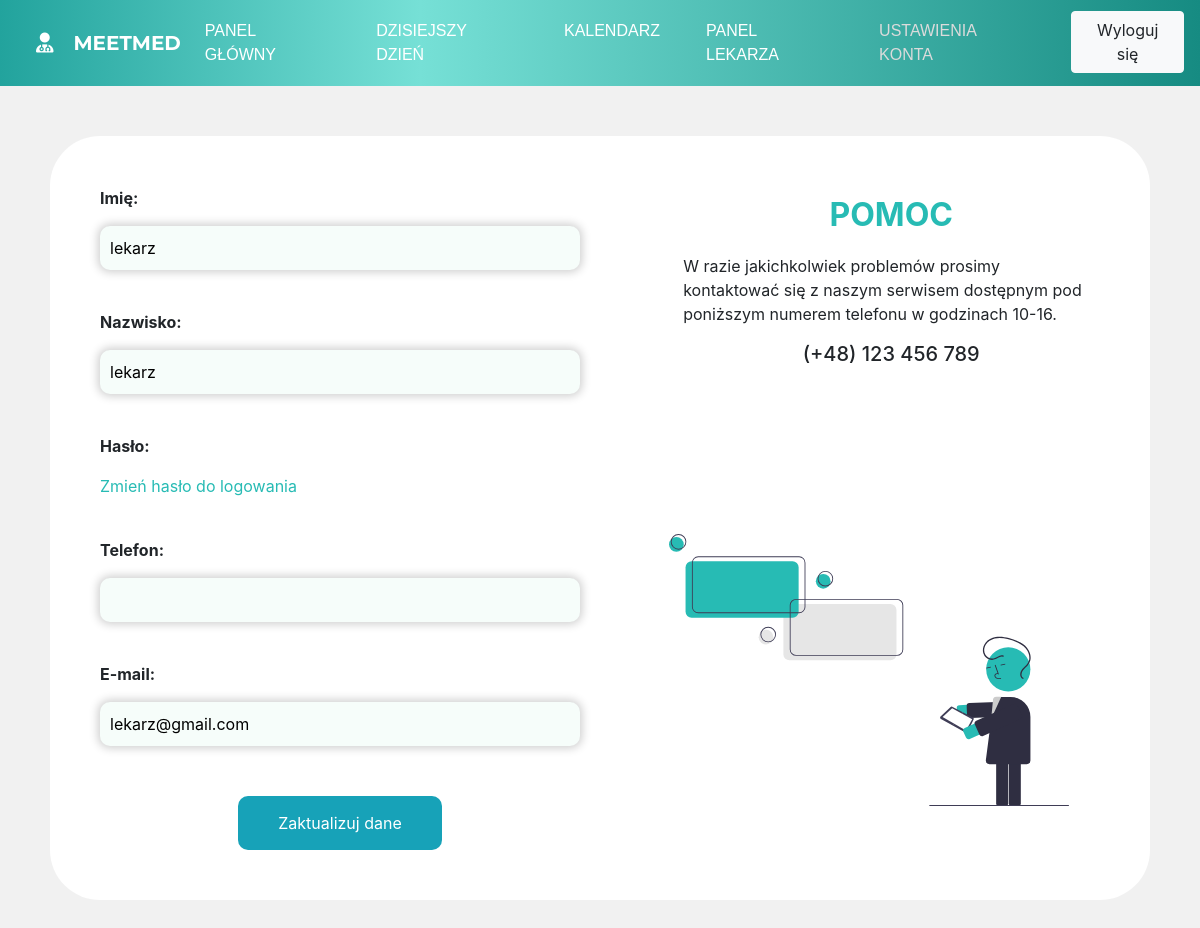
/account/settings (signed in), run on an earlier commit of the app's database.
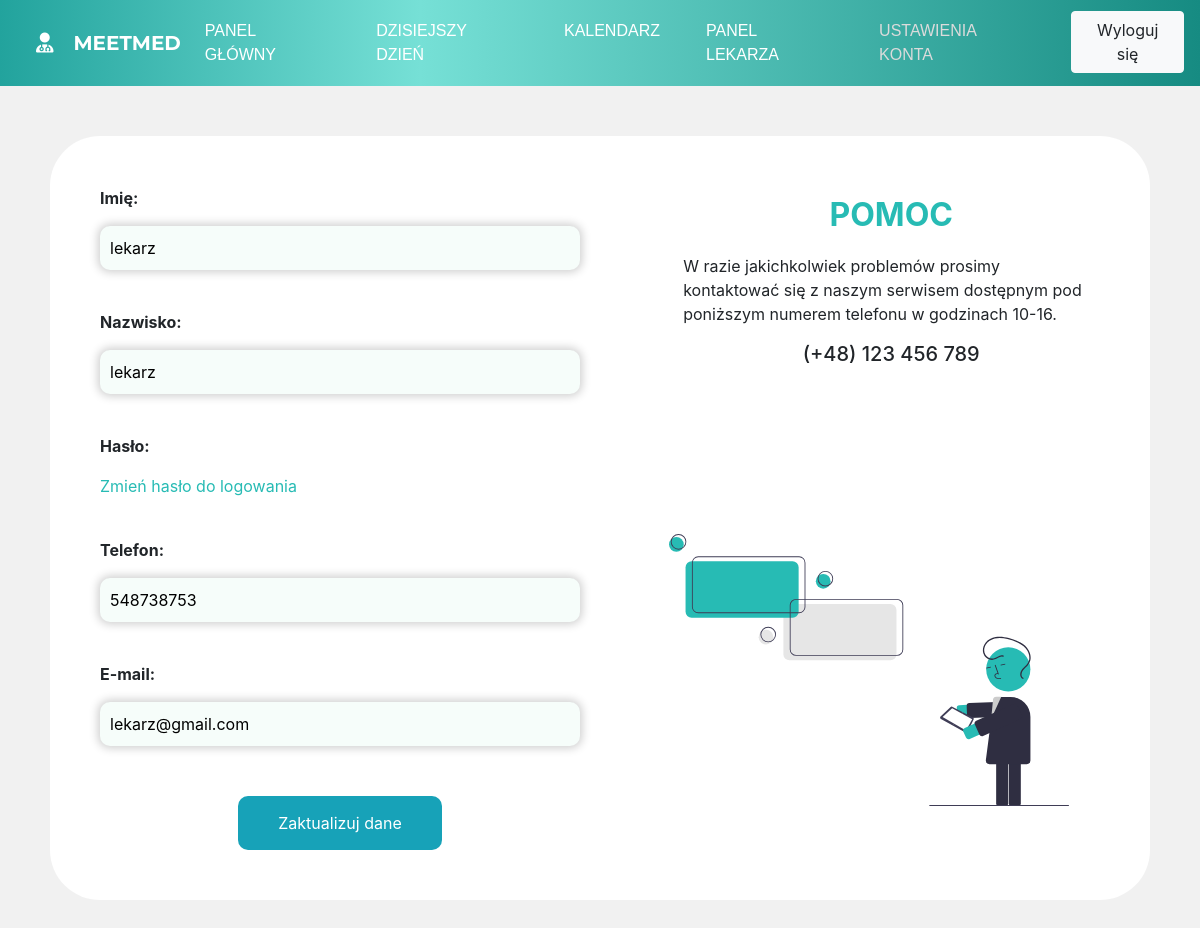
And on a later commit of the database.
### meetmedaccount/models.py (models this page shows, shortened)
class UserProfile(models.Model):
    user = models.OneToOneField(User, on_delete=models.CASCADE)
    phone = models.CharField(null=True, blank=True, max_length=9)

### meetmedaccount/decorators.py (the view)
        def wrapper_function(request, *args, **kwargs):
            group = None
            if request.user.groups.exists():
                group = request.user.groups.all()[0].name
            if group in allowed_roles:
                return view_function(request, *args, **kwargs)
            else:
                return redirect('/')

### meetmedaccount/templatetags/hasgroup.py (called while the page is built)
@register.filter(name='has_group')
def has_group(user, group_name):
    return user.groups.filter(name=group_name).exists()

### meetmedaccount/views.py (called while the page is built, shortened)
@login_required(login_url='login')
@allowed_users(allowed_roles=['Doctor', 'Patient'])
def settings(request):
    userPhone = UserProfile.objects.get(user=request.user).phone if UserProfile.objects.filter(user=request.user).exists() else ""
    context = {
        "user_phone": userPhone
    }
    return render(request, 'settings.html', context)

### meetmedapp/templates/settings.html (shortened to what this page needs)
{% extends 'base.html' %}
{% load static %}
{% block head %}
    <link rel="stylesheet" href="{% static 'css/animate.css' %}">
    <link rel="stylesheet" href="https://stackpath.bootstrapcdn.com/bootstrap/4.5.2/css/bootstrap.min.css">
    <link rel="stylesheet" href="{% static 'css/settings.css' %}">
{% endblock %}
{% block content %}
    <nav class="navbar navbar-expand-lg bg-info" id="navbar">
        <a class="navbar-brand" href="/"><i class="fas fa-user-md"></i>MeetMed</a>
        <div class="collapse navbar-collapse" id="navbarNavAltMarkup">
            <div class="navbar-nav ml-auto">
                <a class="nav-link" href="userpanel">Panel główny</a>
                {% load hasgroup %}
                {% if request.user|has_group:"Doctor" %}
                    <a class="nav-link" href="doctortoday">Dzisiejszy dzień</a>
                    <a class="nav-link" href="doctorcalendar">Kalendarz</a>
                    <a class="nav-link" href="doctorpanel">Panel lekarza</a>
                {% elif request.user|has_group:"Patient" %}
                    <a class="nav-link" href="patientappointments">Moje wizyty</a>
                    <a class="nav-link" href="booking">Zapisy na wizytę</a>
                {% endif %}
                <a class="nav-link cur" href="settings">Ustawienia konta</a>
                <a href="{% url 'logout' %}"><button class="btn btn-light my-2 my-sm-0">Wyloguj się</button></a>
            </div>
        </div>
    </nav>
    <main>
        <section>
            <div class="update-profile" id="update-section">
                <div class="left">
                    <form action="settings" method="post">
                        <div class="field">
                            <p>Imię: </p>
                            <input type="text" name="first_name" value="{{ user.first_name }}">
                        </div>
                        <div class="field">
                            <p>Nazwisko: </p>
                            <input type="text" name="last_name" value="{{ user.last_name }}">
                        </div>
                        <div class="field">
                            <p>Hasło: </p>
                            <a id="update-password-field" href="#">Zmień hasło do logowania</a>
                        </div>
                        <div class="field">
                            <p>Telefon: </p>
                            <input type="text" name="phone" value="{{ user_phone }}" maxlength="9" oninput="this.value = this.value.replace(/[^0-9.]/g, '').replace(/(\..*?)\..*/g, '$1');">
                        </div>
                        <div class="field">
                            <p>E-mail: </p>
                            <input type="text" name="username" value="{{ user.username }}">
                        </div>
                        <button class="btn-info button-change" id="submit" name ="update-personal-data">Zaktualizuj dane</button>
                    </form>
                </div>
                <div class="right">
                    <h2>POMOC</h2>
                    <p>W razie jakichkolwiek problemów prosimy kontaktować się z naszym serwisem dostępnym pod poniższym numerem telefonu w godzinach 10-16.</p>
                    <h5>(+48) 123 456 789</h5>
                    <img src="{% static 'img/settings/support.svg' %}">
                </div>
            </div>
        </section>
    </main>
{% endblock %}

What changed in the data, as far as the page shows it:
added UserProfile: phone "548738753"
